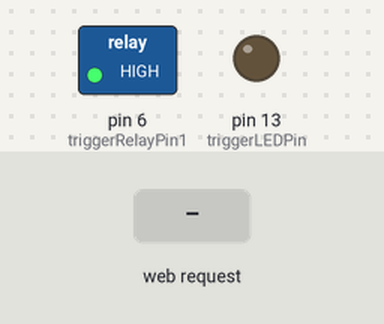
This sketch was run on a simulated Arduino Uno, built for the host (arithmetic inside an expression is 32-bit, double 64-bit). Shown: switched loads named in the sketch (green lamp = pin HIGH), output pins drawn as LEDs (lit = HIGH). The test bench sets the inputs (shaded band). WiFi joins after 1.5 s; servers stay silent unless stated.

Above: at 1.2 s.
1.3 s: HTTP request GET /button received
Timing chart, 0 to 4.3 s (numbered marks = the images above; inputs shaded):
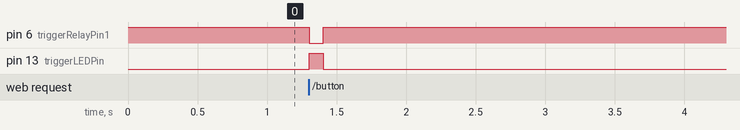

Measured:
- after the input at 1.3 s, pin 6 (triggerRelayPin1): HIGH → LOW at once, → HIGH 0.10 s later; pin 13 (triggerLEDPin): LOW → HIGH at once, → LOW 0.10 s later

The sketch:

garage_door_ethernet.ino
```cpp
#include <SPI.h>
#include <Ethernet.h>

// Enter a MAC address and IP address for your controller below.
// The IP address will be dependent on your local network:
byte mac[] = { 0xDE, 0xAD, 0xBE, 0xEF, 0xFE, 0xED };
IPAddress ip(10,10,0,111);

// Initialize the Ethernet server library
// with the IP address and port you want to use
// (port 80 is default for HTTP):
EthernetServer server(8080);

//const int triggerLEDPin = 5;
const int triggerLEDPin = 13;
const int triggerRelayPin1 = 6;
//const int triggerRelayPin2 = 7;

String HTTP_req;          // stores the HTTP request

void setup() {
  //Serial.begin(9600); // DEBUG
   // start the Ethernet connection and the server:
  Ethernet.begin(mac, ip);
  server.begin();
  //Serial.print("server is at "); // DEBUG
  //Serial.println(Ethernet.localIP()); // DEBUG

  pinMode(triggerLEDPin, OUTPUT);
  pinMode(triggerRelayPin1, OUTPUT);
  //pinMode(triggerRelayPin2, OUTPUT);

  //digitalWrite(triggerLEDPin, LOW);
  digitalWrite(triggerRelayPin1, HIGH);
  //digitalWrite(triggerRelayPin2, HIGH);

  //Serial.println("Ready."); // DEBUG
}

void loop() {
  // listen for incoming clients
  EthernetClient client = server.available();
    if (client) {  // got client?
      boolean currentLineIsBlank = true;
      while (client.connected()) {
        if (client.available()) { // client data available to read
          char c = client.read(); // read 1 byte (character) from client
          // Don't let HTTP_req get too big and use up all RAM
          if (HTTP_req.length() < 22) { // GET /button HTTP/1.1\r\n
              HTTP_req += c;  // save the HTTP request 1 char at a time
          }
          // last line of client request is blank and ends with \n
          // respond to client only after last line received

          if (c == '\n' && currentLineIsBlank) {
            // send a standard http response header
            client.println("HTTP/1.1 200 OK");
            client.println("Content-Type: text/html");
            client.println("Connection: close");  // the connection will be closed after completion of the response
            client.println();

            if (HTTP_req.indexOf("/button") > -1) {  // see if /button was sent
              client.println("Button Pressed");
              //Serial.print("Button Pressed... ");  // DEBUG
              digitalWrite(triggerLEDPin, HIGH);
              digitalWrite(triggerRelayPin1, LOW);
              //digitalWrite(triggerRelayPin2, LOW);
              delay(100);
              digitalWrite(triggerLEDPin, LOW);
              digitalWrite(triggerRelayPin1, HIGH);
              //digitalWrite(triggerRelayPin2, HIGH);
              //Serial.println("Complete"); // DEBUG
            }

            //Serial.print(HTTP_req); // DEBUG
            HTTP_req = "";    // finished with request, empty string
            break;
          }
          if (c == '\n') {
            // you're starting a new line
            currentLineIsBlank = true;
          }
          else if (c != '\r') {
            // you've gotten a character on the current line
            currentLineIsBlank = false;
          }
        }
      }

    // give the web browser time to receive the data
    delay(1);
    // close the connection:
    client.stop();
    //Serial.println("Client disonnected"); // DEBUG
  }
}
```
